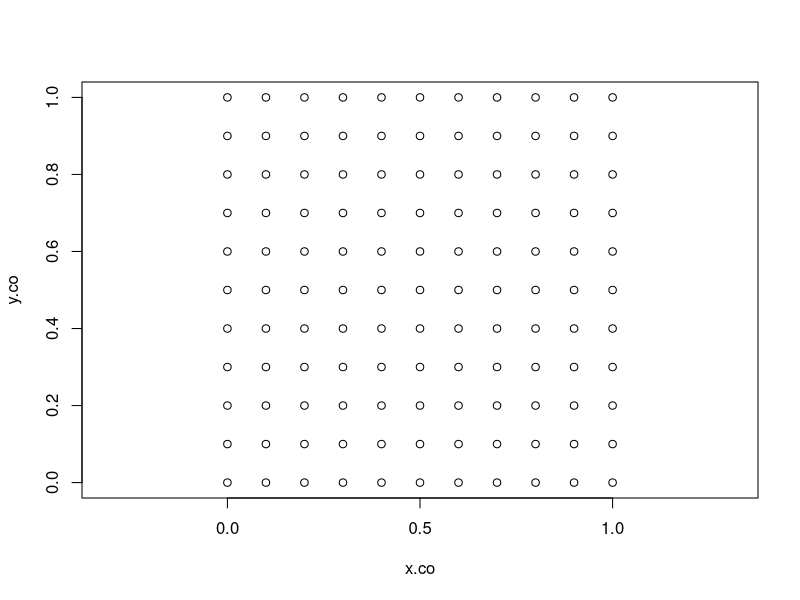
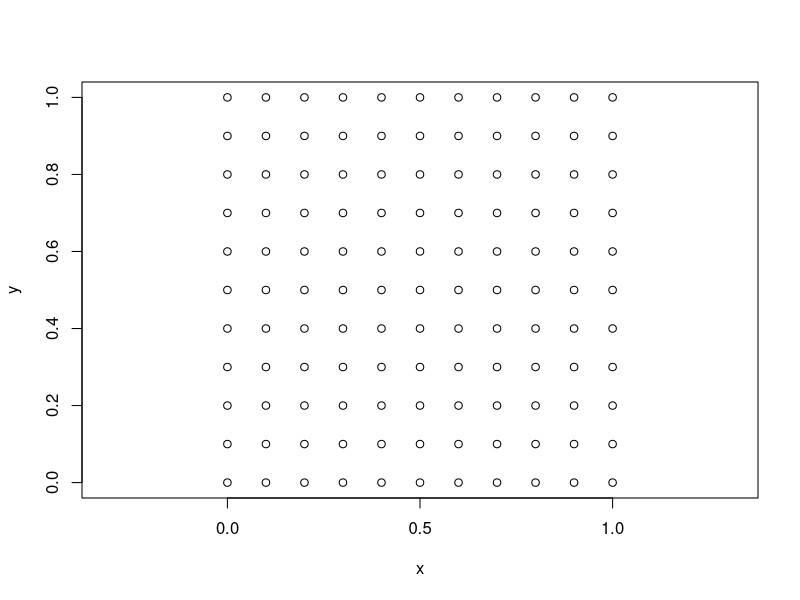
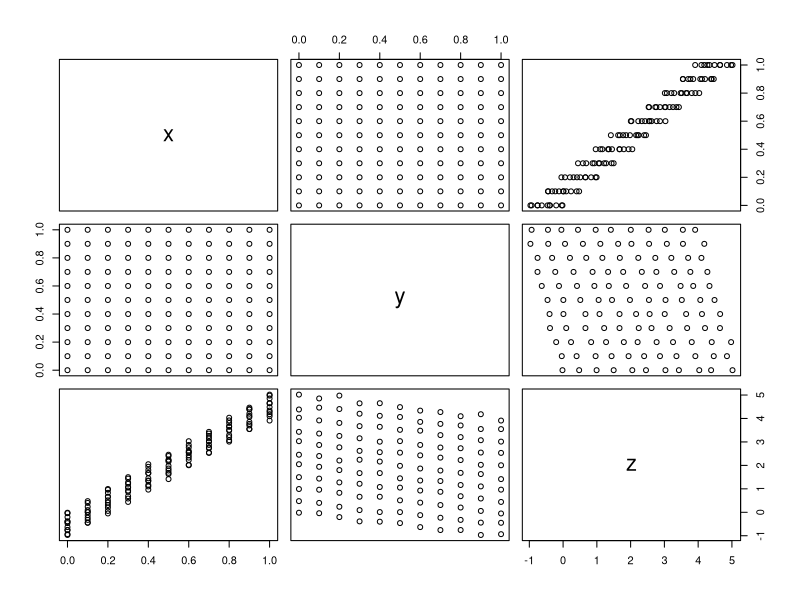
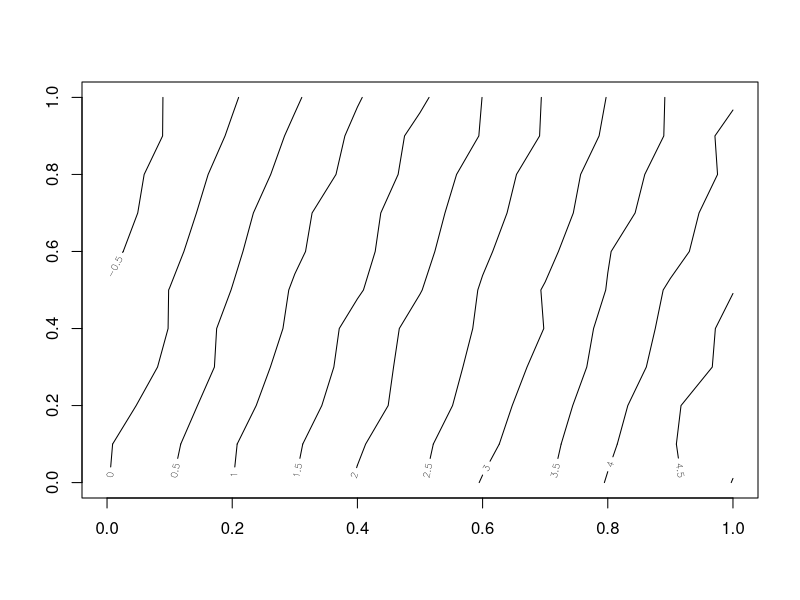
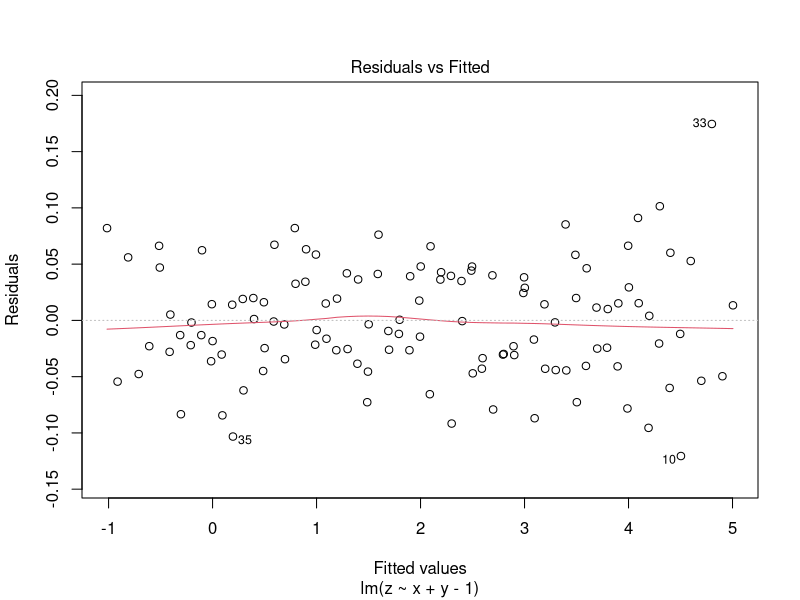
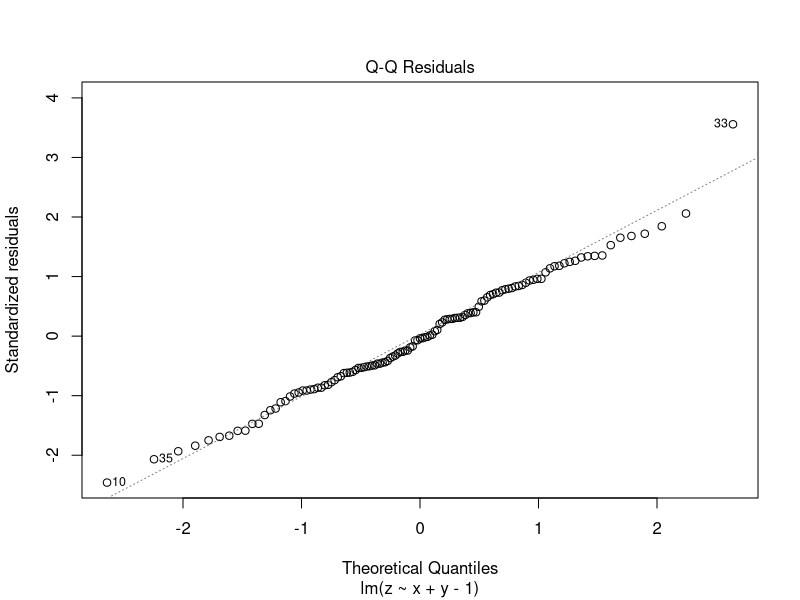
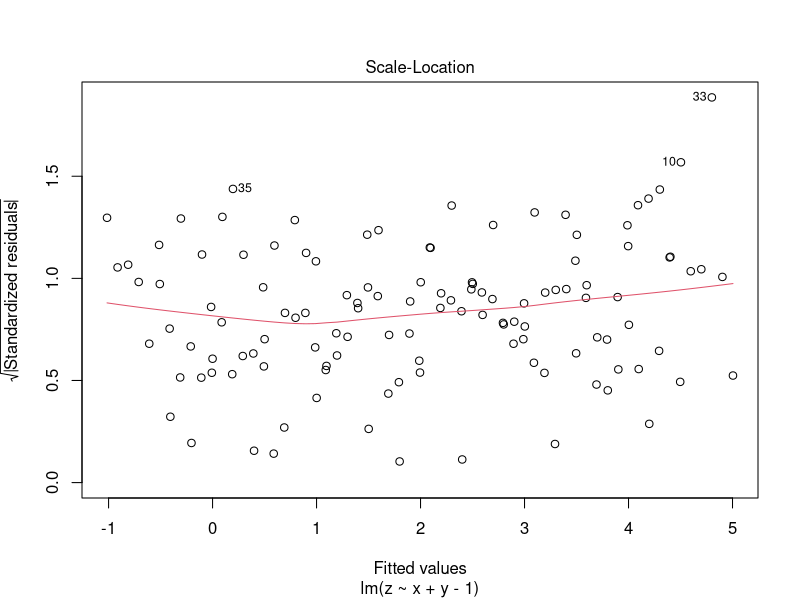
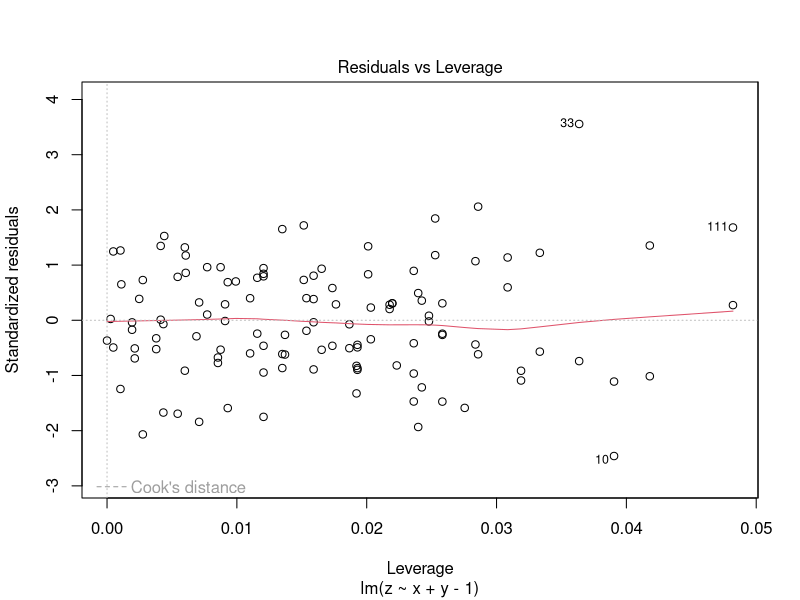

These figures' R source, in order:
## Simple linear spatial regression
## Grid creation
x.co <- rep(seq(0,1,0.1),11)
y.co <- rep(seq(0,1,0.1),length = 121, each=11)
plot(x.co,y.co, asp=T)

surf.df <- data.frame(x=x.co, y=y.co)
plot(surf.df, asp=TRUE)

surf.df$z <- 5*surf.df$x - surf.df$y + rnorm(121,sd=0.05)
plot(surf.df) # scatter plot matrix

## Contour plot
surf.mat <- matrix(surf.df$z, nrow=11)
contour(seq(0,1,0.1), seq(0,1,0.1), surf.mat)

surf.lm <- lm(z ~ x + y - 1, data = surf.df)
summary(surf.lm)
plot(surf.lm)

surf.lm <- lm(z ~ x + y +I(x^2) + I(y^2) - 1, data = surf.df)

library(MASS)
data(topo)
## overview of dataset
head(topo)
plot(topo$x, topo$y, asp=T)
library(spatial)

topo.ls <- surf.ls(2, topo)
trsurf <- trmat(topo.ls,0,6.5,0,6.5,50)
# Plot result
eqscplot(trsurf, typ="n")
contour(trsurf, add=T)
points(topo)
text(topo, lab=topo$z,adj=c(0,1))

topo.loess <- loess(z ~ x * y, topo, span=0.25, normalize = F)
topo.ma <- list(x=seq(0,6.5,0.1),y=seq(0,6.5,0.1))
topo.lo <- predict(topo.loess, expand.grid(topo.ma), se=T)
eqscplot(topo.ma, typ="n")
contour(topo.ma$x, topo.ma$y, topo.lo$fit, add=T)

eqscplot(topo.ma, typ="n")
contour(topo.ma$x, topo.ma$y, topo.lo$se.fit, levels = seq(5,25,2), add=T)
